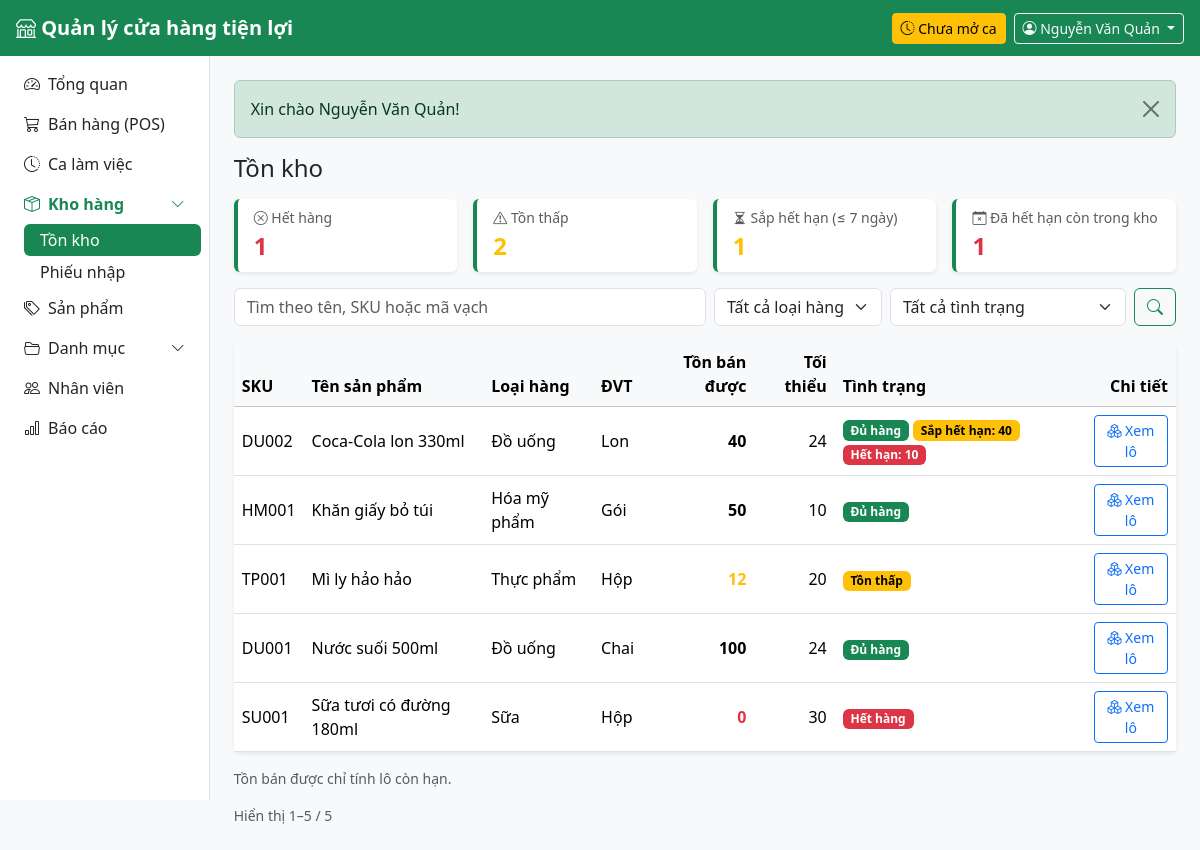
/public/inventory (signed in), run on the app's committed database.
### tables this page shows
CREATE TABLE users (
    id            INT UNSIGNED AUTO_INCREMENT PRIMARY KEY,
    store_id      INT UNSIGNED NOT NULL,
    role_id       TINYINT UNSIGNED NOT NULL,
    username      VARCHAR(50) NOT NULL UNIQUE,
    password_hash VARCHAR(255) NOT NULL,
    full_name     VARCHAR(100) NOT NULL,
    phone         VARCHAR(20),
    email         VARCHAR(100),
    is_active     TINYINT(1) NOT NULL DEFAULT 1,
    last_login_at DATETIME NULL,
    created_at    DATETIME NOT NULL DEFAULT CURRENT_TIMESTAMP,
    CONSTRAINT fk_users_store FOREIGN KEY (store_id) REFERENCES stores(id),
    CONSTRAINT fk_users_role  FOREIGN KEY (role_id)  REFERENCES roles(id)
);

CREATE TABLE products (
    id           INT UNSIGNED AUTO_INCREMENT PRIMARY KEY,
    sku          VARCHAR(30) NOT NULL UNIQUE,
    barcode      VARCHAR(30) UNIQUE,
    name         VARCHAR(150) NOT NULL,
    category_id  INT UNSIGNED NOT NULL,
    unit_id      INT UNSIGNED NOT NULL,
    sale_price   DECIMAL(12,0) NOT NULL CHECK (sale_price >= 0),
    min_stock    INT UNSIGNED NOT NULL DEFAULT 10,
    image        VARCHAR(255),
    is_active    TINYINT(1) NOT NULL DEFAULT 1,
    created_at   DATETIME NOT NULL DEFAULT CURRENT_TIMESTAMP,
    CONSTRAINT fk_products_category FOREIGN KEY (category_id) REFERENCES categories(id),
    CONSTRAINT fk_products_unit     FOREIGN KEY (unit_id)     REFERENCES units(id)
);

CREATE TABLE categories (
    id          INT UNSIGNED AUTO_INCREMENT PRIMARY KEY,
    name        VARCHAR(100) NOT NULL UNIQUE,
    description VARCHAR(255)
);

CREATE TABLE units (
    id          INT UNSIGNED AUTO_INCREMENT PRIMARY KEY,
    name        VARCHAR(50) NOT NULL UNIQUE         
);

### app/Views/inventory/index.php (the view, shortened to what the rows shown need)
<?php
$cards = [
    ['out',      'Hết hàng',            'text-danger',  'x-circle'],
    ['low',      'Tồn thấp',            'text-warning', 'exclamation-triangle'],
    ['expiring', 'Sắp hết hạn (≤ ' . App\Models\Batch::WARN_DAYS . ' ngày)', 'text-warning', 'hourglass-split'],
    ['expired',  'Đã hết hạn còn trong kho', 'text-danger', 'calendar-x'],
];
?>
<h1 class="h4 mb-3">Tồn kho</h1>
<div class="row g-3 mb-3">
    <?php foreach ($cards as [$key, $label, $color, $icon]): ?>
        <div class="col-6 col-xl-3">
            <a href="<?= url('/inventory?status=' . $key) ?>" class="text-decoration-none">
                <div class="card stat-card border-0 shadow-sm h-100 <?= $status === $key ? 'border-success' : '' ?>">
                    <div class="card-body py-2">
                        <div class="text-muted small"><i class="bi bi-<?= $icon ?>"></i> <?= e($label) ?></div>
                        <div class="fs-4 fw-semibold <?= $alerts[$key] > 0 ? $color : 'text-body' ?>"><?= e($alerts[$key]) ?></div>
                    </div>
                </div>
            </a>
        </div>
    <?php endforeach; ?>
</div>
<div class="mb-3">
</div>
<div class="card border-0 shadow-sm">
    <div class="table-responsive">
        <table class="table table-hover align-middle mb-0">
            <thead class="table-light">
                <tr>
                    <th>SKU</th>
                    <th>Tên sản phẩm</th>
                    <th>Loại hàng</th>
                    <th>ĐVT</th>
                    <th class="text-end">Tồn bán được</th>
                    <th class="text-end">Tối thiểu</th>
                    <th>Tình trạng</th>
                    <th class="text-end">Chi tiết</th>
                </tr>
            </thead>
            <tbody>
            <?php foreach ($rows as $r): ?>
                <?php
                $stock = (int) $r['stock'];
                $out = $stock === 0;
                $low = $stock <= (int) $r['min_stock'];
                ?>
                <tr class="<?= (int) $r['is_active'] === 1 ? '' : 'text-muted' ?>">
                    <td class="text-nowrap"><?= e($r['sku']) ?></td>
                    <td>
                        <?= e($r['name']) ?>
                    </td>
                    <td><?= e($r['category_name']) ?></td>
                    <td><?= e($r['unit_name']) ?></td>
                    <td class="text-end fw-semibold <?= $out ? 'text-danger' : ($low ? 'text-warning' : '') ?>"><?= e($stock) ?></td>
                    <td class="text-end"><?= e($r['min_stock']) ?></td>
                    <td>
                        <?php if ($out): ?>
                            <span class="badge text-bg-danger">Hết hàng</span>
                        <?php elseif ($low): ?>
                            <span class="badge text-bg-warning">Tồn thấp</span>
                        <?php else: ?>
                            <span class="badge text-bg-success">Đủ hàng</span>
                        <?php endif; ?>
                        <?php if ((int) $r['expiring_qty'] > 0): ?>
                            <span class="badge text-bg-warning">Sắp hết hạn: <?= e($r['expiring_qty']) ?></span>
                        <?php endif; ?>
                        <?php if ((int) $r['expired_qty'] > 0): ?>
                            <span class="badge text-bg-danger">Hết hạn: <?= e($r['expired_qty']) ?></span>
                        <?php endif; ?>
                    </td>
                    <td class="text-end">
                        <a href="<?= url("/inventory/products/{$r['id']}") ?>" class="btn btn-sm btn-outline-primary">
                            <i class="bi bi-boxes"></i> Xem lô
                        </a>
                    </td>
                </tr>
            <?php endforeach; ?>
            </tbody>
        </table>
    </div>
</div>
<div class="d-flex flex-wrap justify-content-between align-items-center gap-2 mt-3">
    <small class="text-muted">Tồn bán được chỉ tính lô còn hạn.</small>
</div>

### app/Core/Router.php (shortened to what the rows shown need)
<?php
class Router
{
    private array $routes = [];
    private function add(string $method, string $path, array $action, ?array $roles): void
    {
        $this->routes[] = compact('method', 'pattern', 'action', 'roles');
    }
    public function dispatch(string $method, string $uri): void
    {
        $path = parse_url($uri, PHP_URL_PATH) ?? '/';
        $base = App::basePath();
        if ($base !== '' && str_starts_with($path, $base)) {
            $path = substr($path, strlen($base));
        }
        $path = '/' . trim(preg_replace('#^/index\.php#', '', $path), '/');
        foreach ($this->routes as $route) {
            if ($route['method'] !== $method || !preg_match($route['pattern'], $path, $m)) {
                continue;
            }
            if ($route['roles'] !== null) {
                Auth::requireLogin();
            }
            [$class, $fn] = $route['action'];
            $params = array_filter($m, 'is_string', ARRAY_FILTER_USE_KEY);
            (new $class())->$fn(...$params);
            return;
        }
    }
}

### app/Views/layouts/main.php (shortened to what the rows shown need)
<?php
$user = Auth::user();
$menu = [
    ['/',          'speedometer2', 'Tổng quan',     ['admin', 'cashier', 'warehouse']],
    ['/pos',       'cart3',        'Bán hàng (POS)', ['admin', 'cashier']],
    ['/shifts',    'clock-history', 'Ca làm việc',   ['admin', 'cashier']],
    ['#warehouse', 'box-seam',     'Kho hàng',       ['admin', 'warehouse'], [
        ['/inventory', 'Tồn kho'],
        ['/receipts',  'Phiếu nhập'],
    ]],
    ['/products',  'tags',         'Sản phẩm',       ['admin']],
    ['#catalog',   'folder2-open', 'Danh mục',       ['admin'], [
        ['/categories', 'Loại hàng'],
        ['/units',      'Đơn vị tính'],
        ['/suppliers',  'Nhà cung cấp'],
    ]],
    ['/users',     'people',       'Nhân viên',      ['admin']],
    ['/reports',   'bar-chart',    'Báo cáo',        ['admin']],
];
?>
<!doctype html>
<html lang="vi">
<head>
    <link rel="stylesheet" href="https://cdn.jsdelivr.net/npm/bootstrap@5.3.3/dist/css/bootstrap.min.css">
    <link rel="stylesheet" href="https://cdn.jsdelivr.net/npm/bootstrap-icons@1.11.3/font/bootstrap-icons.min.css">
    <link rel="stylesheet" href="<?= asset('css/app.css') ?>">
</head>
<body class="bg-body-tertiary">
<nav class="navbar navbar-dark bg-success sticky-top px-3">
    <a class="navbar-brand fw-semibold me-auto" href="<?= url('/') ?>">
        <i class="bi bi-shop"></i> <?= e(App::config('app.name')) ?>
    </a>
    <?php if (Auth::hasRole('admin', 'cashier')): ?>
        <?php $myShift = (new Shift())->findOpenByUser((int) $user['id']); ?>
        <a href="<?= url('/shifts') ?>" class="btn btn-sm me-2 <?= $myShift ? 'btn-light text-success' : 'btn-warning' ?>">
            <i class="bi bi-clock-history"></i>
            <?= $myShift ? 'Ca mở từ ' . e(date('H:i', strtotime($myShift['opened_at']))) : 'Chưa mở ca' ?>
        </a>
    <?php endif; ?>
    <div class="dropdown">
        <button class="btn btn-outline-light btn-sm dropdown-toggle" data-bs-toggle="dropdown">
            <i class="bi bi-person-circle"></i>
            <span class="d-none d-sm-inline"><?= e($user['full_name']) ?></span>
        </button>
    </div>
</nav>
<div class="d-flex">
    <aside class="offcanvas-lg offcanvas-start sidebar bg-white border-end" id="sidebar" tabindex="-1">
        <nav class="nav nav-pills flex-column p-2">
            <?php foreach ($menu as $i => $item): ?>
                <?php
                [$href, $icon, $label, $roles] = $item;
                $children = $item[4] ?? [];
                ?>
                <?php if ($children): ?>
                    <?php $open = array_filter($children, fn($c) => active($c[0]) !== ''); ?>
                    <a class="nav-link d-flex justify-content-between align-items-center <?= $open ? 'fw-semibold text-success' : '' ?>"
                       data-bs-toggle="collapse" href="#menu-group-<?= $i ?>" role="button"
                       aria-expanded="<?= $open ? 'true' : 'false' ?>" aria-controls="menu-group-<?= $i ?>">
                        <span><i class="bi bi-<?= $icon ?> me-2"></i><?= e($label) ?></span>
                        <i class="bi bi-chevron-down small"></i>
                    </a>
                    <div class="collapse <?= $open ? 'show' : '' ?>" id="menu-group-<?= $i ?>">
                        <div class="nav flex-column ms-3">
                            <?php foreach ($children as [$childHref, $childLabel]): ?>
                                <a class="nav-link py-1 <?= active($childHref) ?>" href="<?= url($childHref) ?>">
                                    <?= e($childLabel) ?>
                                </a>
                            <?php endforeach; ?>
                        </div>
                    </div>
                <?php else: ?>
                    <a class="nav-link <?= active($href) ?>" href="<?= url($href) ?>">
                        <i class="bi bi-<?= $icon ?> me-2"></i><?= e($label) ?>
                    </a>
                <?php endif; ?>
            <?php endforeach; ?>
        </nav>
    </aside>
    <main class="flex-grow-1 p-3 p-md-4 min-vw-0">
        <?php foreach (Session::pullFlash() as $f): ?>
            <div class="alert alert-<?= e($f['type']) ?> alert-dismissible fade show">
                <?= e($f['message']) ?>
                <button type="button" class="btn-close" data-bs-dismiss="alert"></button>
            </div>
        <?php endforeach; ?>
        <?= $content ?>
    </main>
</div>
</body>
</html>

### data on the page
users: full_name "Nguyễn Văn Quản"
products: sku "DU002", name "Coca-Cola lon 330ml", category.name "Đồ uống", unit.name "Lon", stock "40", min_stock "24", shows "Đủ hàng", expiring_qty "40", expired_qty "10"
products: sku "HM001", name "Khăn giấy bỏ túi", category.name "Hóa mỹ phẩm", unit.name "Gói", stock "50", min_stock "10", shows "Đủ hàng"
products: sku "TP001", name "Mì ly hảo hảo", category.name "Thực phẩm", unit.name "Hộp", stock "12", min_stock "20", shows "Tồn thấp"
products: sku "DU001", name "Nước suối 500ml", category.name "Đồ uống", unit.name "Chai", stock "100", min_stock "24", shows "Đủ hàng"
products: sku "SU001", name "Sữa tươi có đường 180ml", category.name "Sữa", unit.name "Hộp", stock "0", min_stock "30", shows "Hết hàng"

### other printed values
$label "Tổng quan"
$label "Bán hàng (POS)"
$label "Ca làm việc"
$label "Kho hàng"
$childLabel "Tồn kho"
$childLabel "Phiếu nhập"
$label "Sản phẩm"
$label "Danh mục"
$label "Nhân viên"
$label "Báo cáo"
$f['message'] "Xin chào Nguyễn Văn Quản!"
$label "Hết hàng"
$alerts[$key] "1"
$label "Tồn thấp"
$alerts[$key] "2"
